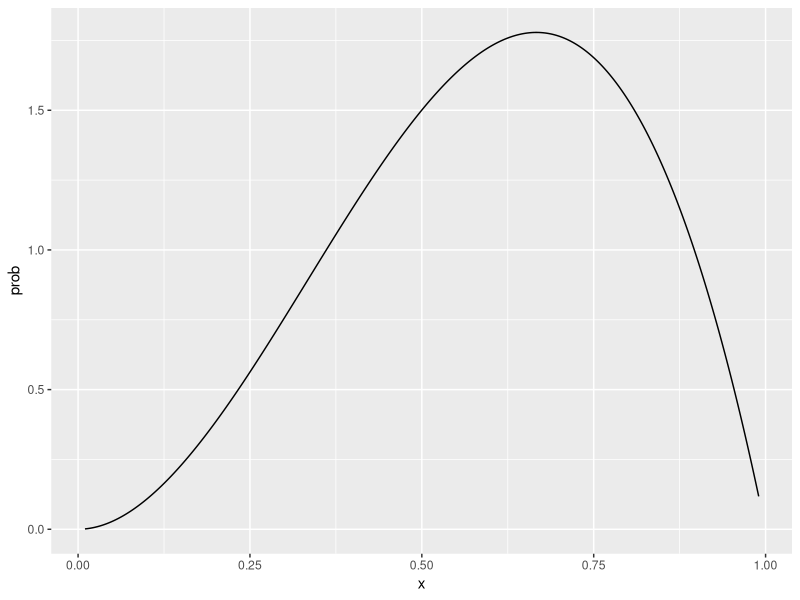
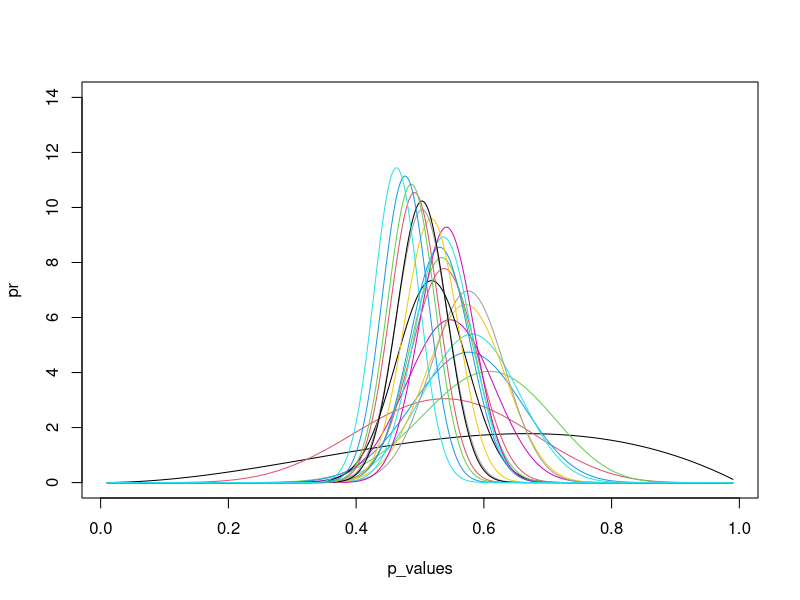
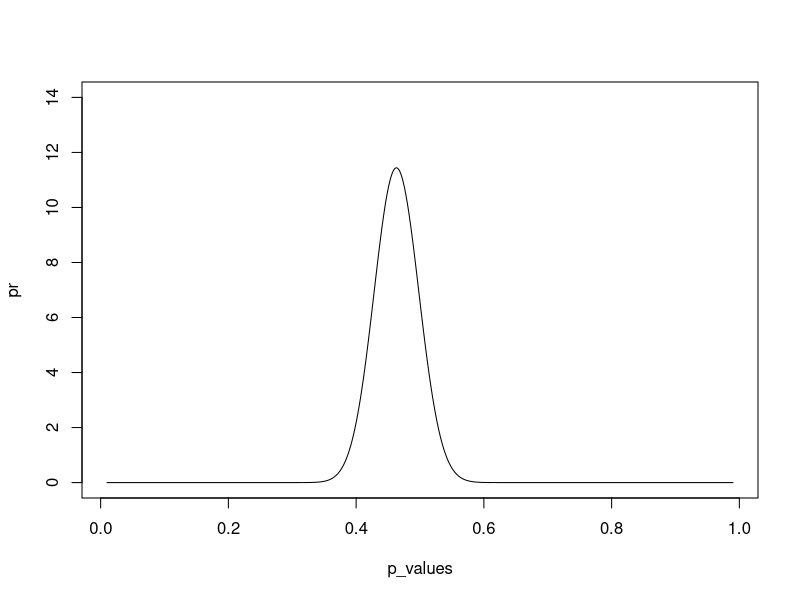
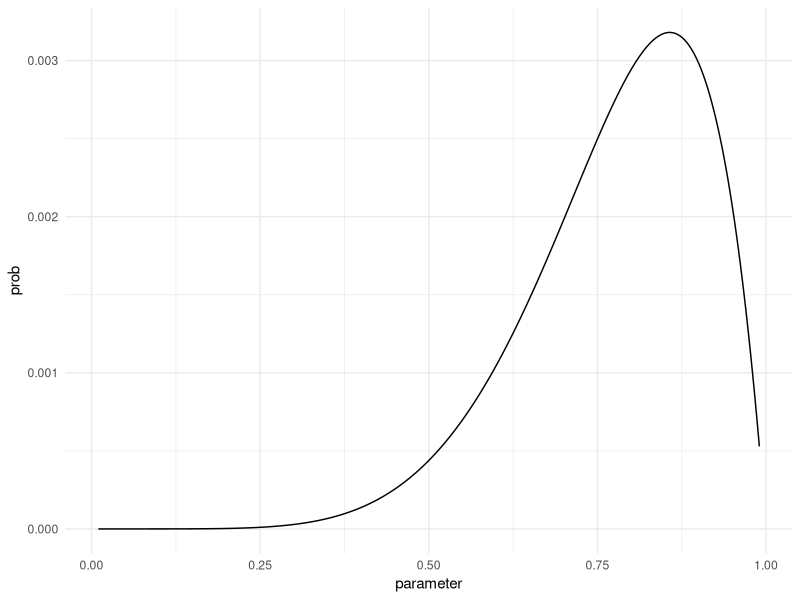

These charts were generated, in order, by the following R code: (Note: this script raises an error after producing the figures.)
# created July 13, 2024

# from https://stats.stackexchange.com/questions/319494/showing-bayesian-updating-in-r


# I'm constructing an example similar to what you were doing, but not exactly the same.
# Here I assume the data follows a Binomial(𝑛=10, 𝑝=0.5) distribution,that 𝑛=10 is known,
# and that the initial prior on 𝑝 is uniform. At each of 20 iterations I generate one new data point
# from the Binomial(10, 0.5) distribution and update the posterior with it.

require(ggplot2)

# True distribution
p <- 0.5
n <- 10

# Prior on p (n assumed known), discretized

# range of probability [0.01 - 0.99]
p_values <- seq(0.01,0.99,0.001)
# probability is beta(1,1)
pr <- dbeta(p_values,3,2)
# Have to normalize given discreteness
pr <- 1000 * pr / sum(pr)

tibble::tibble(x = p_values, prob = pr) |>
  ggplot(aes(x = x, y=prob)) +
  geom_line()

  geom_histogram(alpha = 0.30, position = 'identity', color="#e9ecef", bins = 30)

plot(pr~p_values, col=1, ylim=c(0, 14), type="l")

# Run for 20 samples
for (i in 1:20) {
  x <- rbinom(1, n, p)
  ps <- dbinom(x, n, p_values) * pr
  ps <- 1000 * ps / sum(ps)
  lines(ps~p_values, col=(i+1))

  pr = ps
}

plot(pr~p_values, col=1, ylim=c(0, 14), type="l")

# USE THIS CODE ======================================
# showing the posterior approaching the correct value.

set.seed(8740)
p <- 0.5
n <- 10
# range of probability [0.01 - 0.99]
p_values <- seq(0.01,0.99,0.001)
# prior probability is beta(1,1)
pr <- dbeta(p_values,7,2)
# Have to normalize given discreteness
pr <- pr / sum(pr) # 1000 * pr / sum(pr)
# create the data
dat <- tibble::tibble(parameter = p_values, prob = pr, x = 0) |>
  dplyr::mutate(step= 0)

dat |>
  ggplot(aes(x = parameter, y=prob)) +
  geom_line() +
  theme_minimal()

# Run for M samples
for (i in 1:8) {
  # have the data generating process generate a data point
  x <- rbinom(1, n, p)
  # multiply the likelihood of observing the data point at each p-value
  # by the prior probability of each p-value:
  # this gives the posterior probability for each p-value
  ps <- dbinom(x, n, p_values) * pr
  # normalize
  ps <- ps / sum(ps) # 1000 * ps / sum(ps)
  # lines(ps~p_values, col=(i+1))
  # same the posterior p-value probabilities at this step
  dat <- dat |>
    dplyr::bind_rows(
      tibble::tibble(parameter = p_values, prob = ps, x = x) |>
        dplyr::mutate(step = i)
    )
  # update the prior probability of each p-value to be its posterior probability
  pr = ps
}

dat <- dat |> dplyr::group_by(step) |>
  dplyr::mutate(
    title =
      dplyr::case_when(
        step == 0 ~ stringr::str_glue("Step {step}: prior mean is {(pv*prob) |> sum() |> round(digits=3)}")
        , TRUE ~ stringr::str_glue("Step {step}: sample is {x} & posterior mean is {(pv*prob) |> sum() |> round(digits=3)}")
      )

  )

labels <- dat |> dplyr::distinct(step, title) |> dplyr::mutate(step = factor(step))
step_labels <- split(labels$title, labels$step)

# dat |> dplyr::distinct(step, pmean) |> dplyr::mutate(step = factor(step))
#
# require(magrittr)
# dat |> dplyr::distinct(step, pmean) |> dplyr::mutate(step = factor(step)) %>% split(., .$step)
#
# wsx <- dat |> dplyr::distinct(step, pmean) |> dplyr::mutate(step = factor(step))
# split(wsx$pmean, wsx$step)
#
# dat |> dplyr::distinct(step, pmean) |> dplyr::mutate(step = factor(step)) %>% split(.$pmean, .$step)
#
# dat |> dplyr::filter(step == 1)

dat |> dplyr::mutate(step = factor(step)) |>
  dplyr::group_by(step) |>
  ggplot(aes(x = x, y=prob, color = step)) +
  geom_line() +
  geom_vline(xintercept=0.5, color="grey", size=1, linetype = "dashed") +
  theme_minimal()

dat |> dplyr::mutate(step = factor(step)) |>
  dplyr::group_by(step) |>
  ggplot(aes(x = x, y=prob, color = step)) +
  geom_line() +
  geom_vline(xintercept=0.5, color="grey", size=1, linetype = "dashed") +
  facet_grid(cols = vars(step)) +
  theme_minimal()



step_labeller <- function(variable,value){
  return(step_labels[value])
}

dat |> dplyr::mutate(step = factor(step)) |>
  dplyr::group_by(step) |>
  ggplot(aes(x = pv, y=prob, color = step)) +
  geom_line() +
  geom_vline(xintercept=0.5, color="grey", size=1, linetype = "dashed") +
  # geom_text(
  #   # data = dat |> dplyr::distinct(pmean),
  #   aes(x = -Inf, y = Inf,label = paste("p=",pmean)),
  #   hjust = -0.1, vjust = 1.1, lineheight = 1
  # ) +
  #annotate("text", x = 0.75, y = 0.006, label = stringr::str_glue("{dat$pmean[1]}")) +
  facet_wrap(vars(step), nrow = 3, labeller=step_labeller) +
  theme_minimal()


step_labeller <- function(value){
  return(step_labels[value])
}

dat |> dplyr::mutate(step = factor(step)) |>
  dplyr::group_by(step) |>
  ggplot(aes(x = parameter, y=prob, color = step)) +
  geom_line() +
  geom_vline(xintercept=0.5, color="grey", size=1, linetype = "dashed") +
  facet_wrap(vars(step), nrow = 3, labeller=labeller(step = step_labeller)) +
  theme(plot.margin=unit(c(-1,-1,-5,-1), 'cm')) +
  theme_minimal() + labs(title = "Bayesian updating", subtitle = "Binomial data; n known, true p = 0.5")

dat |> dplyr::mutate(step = factor(step)) |>
  dplyr::group_by(step) |>
  ggplot(aes(x = parameters, y=prob, color = step)) +
  geom_line() +
  geom_vline(xintercept=0.5, color="grey", size=1, linetype = "dashed") +
  facet_wrap(vars(step), nrow = 2, labeller=labeller(step = step_labeller)) +
  theme(plot.margin=unit(c(5,1,5,1), 'cm')) +
  theme_minimal() +
  labs(title = "Bayesian updating", subtitle = "Binomial data; n known, true p = 0.5")

# USE THIS CODE ======================================
# showing the posterior approaching the correct value.

set.seed(8740)
b0 = 0; b1 = 5; sigma = 10; sampleSize = 31

data <-
  tibble::tibble(
    x = (-(sampleSize-1)/2):((sampleSize-1)/2)
    , y =  b0 + b1 * x + rnorm(n=sampleSize, mean=0, sd=sigma)
  )


likelihood = function(param, x, y){
  pred = param[2] + param[1] * x
  singlelikelihoods = dnorm(y, mean = pred, sd = param[3], log = T)
  sumll = sum(singlelikelihoods)
  # return the log of the product of probabilities (data)
  return(sumll)
}

prior = function(param){
  aprior = dunif(param[1], min=0, max=10, log = T)
  bprior = dnorm(param[2], sd = 5, log = T)
  sdprior = dunif(param[3], min=0, max=30, log = T)
  # return the log of the product of probabilities (parameters)
  return(aprior+bprior+sdprior)
}

proposalfunction = function(param){
  return( rnorm(3, mean = param, sd= c(0.1,0.5,0.3)) )
}

run_metropolis_MCMC = function(startvalue, iterations, data){
  # initialize
  chain = array(dim = c(iterations+1,3))
  chain[1,] <- startvalue
  # x = data$x, y = data$y

  for (i in 1:iterations){
    proposal = proposalfunction(chain[i,])
    probab =
      exp(
        likelihood(proposal, data$x, data$y) +
          prior(proposal) -
          likelihood(chain[i,], data$x, data$y) -
          prior(chain[i,])
      )
    if (runif(1) < probab){
      chain[i+1,] = proposal
    }else{
      chain[i+1,] = chain[i,]
    }
  }
  # return(mcmc(chain))
  return(chain)
}

startvalue = c(4,2,8)
chain = run_metropolis_MCMC(startvalue, 20000, data)

mcm_chain <- coda::mcmc(chain)
summary(mcm_chain)
plot(mcm_chain)

